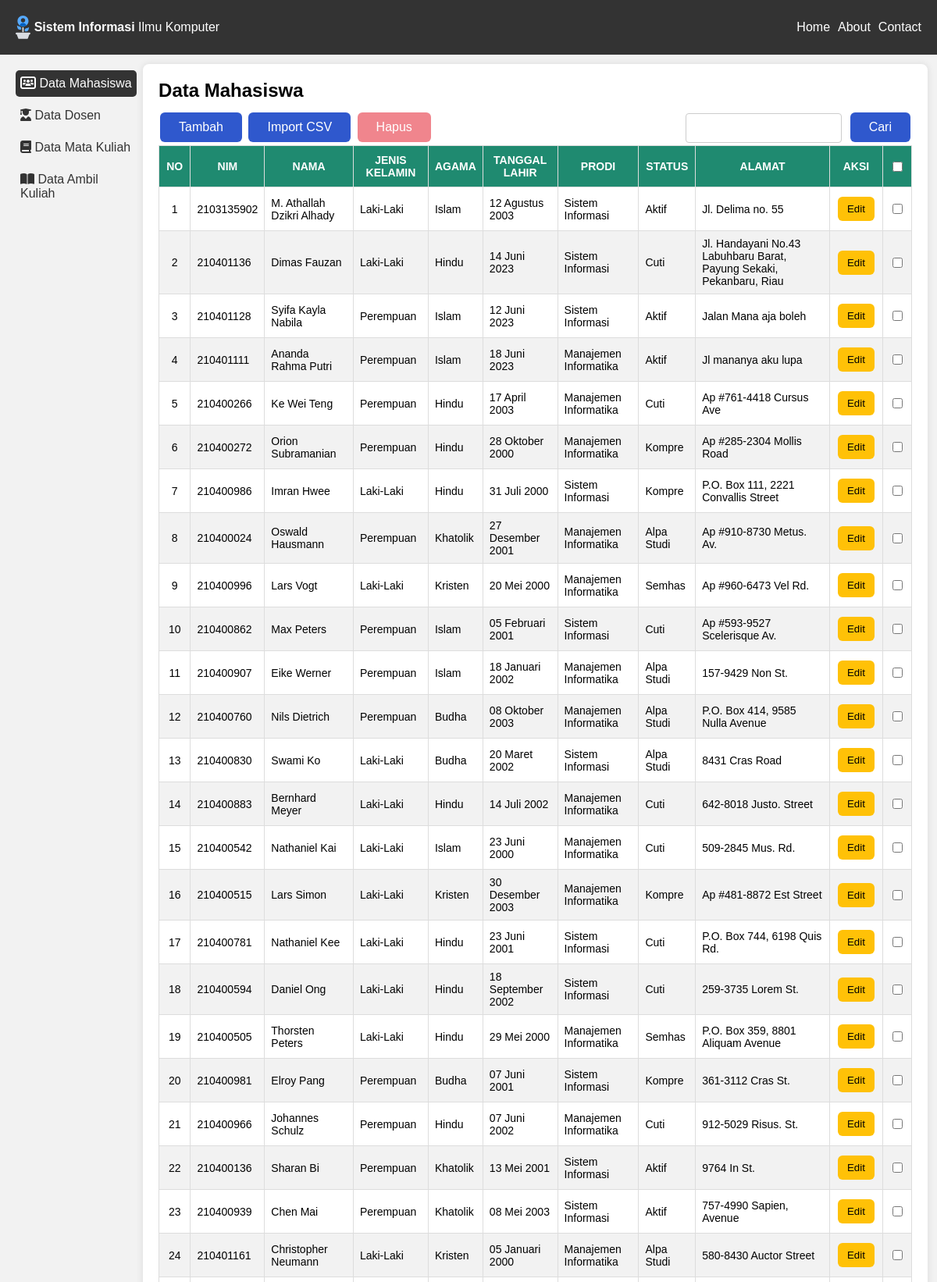
The page / (upper part) on the database its author committed.
### tables this page shows
CREATE TABLE `mhs_web` (
  `id_mahasiswa` int(11) NOT NULL,
  `nim` varchar(10) NOT NULL,
  `nama` varchar(100) NOT NULL,
  `jenis_kelamin` char(1) NOT NULL,
  `tanggal_lahir` date NOT NULL,
  `agama` char(1) NOT NULL,
  `prodi` varchar(6) NOT NULL,
  `status` char(1) NOT NULL,
  `alamat` varchar(100) NOT NULL
);

### function.php (called while the page is built, shortened)
<?php
include 'koneksi.php';
function tabel()
{
    global $kon;
    $mahasiswa = mysqli_query($kon, "SELECT * from mhs_web");
    return $mahasiswa;
}
function getMahasiswa()
{
    global $kon;
    $sql = "SELECT id_mahasiswa FROM mhs_web";
    $rows = mysqli_query($kon, $sql);
    return $rows->fetch_all();
}

### index.php (the view, shortened to what this page needs)
<?php
include 'function.php';
$resID = getMahasiswa();
$listID = ';';
for ($i = 0; $i < count($resID); $i++) {
    $listID = $listID . $resID[$i][0] . ';';
}
if (isset($_POST['search'])) {
    $mhs = tabelSearch('mhs_web', 'nama', $_POST['cari']);
} else {
    $mhs = tabel();
}
?>
<!DOCTYPE html>
<html>
<head>
    <link rel="stylesheet" type="text/css" href="style.css">
</head>
<body>
    <header>
        <div class="header-container">
            <div class="navbar-logo">
                <a href="index.php">
                    <img src="img/icon.svg" alt="logo">
                    <p><b>Sistem Informasi</b> Ilmu Komputer</p>
                </a>
            </div>
            <nav class="nav">
                <ul>
                    <li><a href="#">Home</a></li>
                    <li><a href="#">About</a></li>
                    <li><a href="#">Contact</a></li>
                </ul>
            </nav>
        </div>
    </header>
    <div class="container">
        <aside>
            <ul>
                <li><a href="index.php" class="active"><i class='fas fa-solid fa-users-rectangle'></i> Data Mahasiswa</a></li>
                <li><a href="dosen.php"><i class='fas fa-solid fa-user-graduate'></i> Data Dosen</a></li>
                <li><a href="matakuliah.php"><i class='fas fa-book'></i> Data Mata Kuliah</a></li>
                <li><a href="ambilkuliah.php"><i class='fas fa-book-open'></i> Data Ambil Kuliah</a></li>
            </ul>
        </aside>
        <main>
            <h2>Data Mahasiswa</h2>
            <form method="post" action="http://localhost/psibw/index.php">
                <div style="display: flex; justify-content: space-between;">
                    <div>
                        <button class="button" type="button" onclick="openModal()">Tambah</button>
                        <button class="button" type="button" onclick="openCSVModal()">Import CSV</button>
                        <button class="button-danger" id="hapus" name="hapus" disabled>Hapus</button>
                    </div>
                    <div>
                        <input type="text" style="padding:8px; height: 38px; margin-right:4px; width:200px" name="cari">
                        <button type="submit" name="search" class="button">Cari</button>
                    </div>
                </div>
                <table id="mhs">
                    <tr>
                        <th style="text-align: center;">NO</th>
                        <th style="text-align: center;">NIM</th>
                        <th style="text-align: center;">NAMA</th>
                        <th style="text-align: center;">JENIS KELAMIN</th>
                        <th style="text-align: center;">AGAMA</th>
                        <th style="text-align: center;">TANGGAL LAHIR</th>
                        <th style="text-align: center;">PRODI</th>
                        <th style="text-align: center;">STATUS</th>
                        <th style="text-align: center;">ALAMAT</th>
                        <th style="text-align: center;">AKSI</th>
                        <th style="text-align: center;"><input type="checkbox" id="deleteAll" onchange="handleChange(this,'<?php echo $listID; ?>')"></th>
                    </tr>
                    <tr>
                        <?php
                        $no = 1;
                        foreach ($mhs as $row) {
                            $jenis_kelamin = $row['jenis_kelamin'] == '0' ? 'Perempuan' : 'Laki-Laki';
                            echo "<tr>
                                <td style='text-align:center;'>$no</td>
                                <td>" . $row['nim'] . "</td><td>" . $row['nama'] . "</td><td>" . $jenis_kelamin . "</td>";
                            if ($row['agama'] == 1) {
                                $agama = 'Islam';
                            } else if ($row['agama'] == 2) {
                                $agama = 'Kristen';
                            } else if ($row['agama'] == 3) {
                                $agama = 'Khatolik';
                            } else if ($row['agama'] == 4) {
                                $agama = 'Hindu';
                            } else if ($row['agama'] == 5) {
                                $agama = 'Budha';
                            }
                            echo "<td>" . $agama . "</td>";
                            if ($row['prodi'] == "603125") {
                                $prodi = "Manajemen Informatika";
                            } else if ($row['prodi'] == "603124") {
                                $prodi = "Sistem Informasi";
                            }
                            $dateFormatter = datefmt_create(
                                'id-ID',
                                IntlDateFormatter::FULL,
                                IntlDateFormatter::FULL,
                                'Asia/Jakarta',
                                IntlDateFormatter::GREGORIAN,
                                'dd MMMM yyyy'
                            );
                            $tanggalLahir = $dateFormatter->format(new DateTime($row['tanggal_lahir']));
                            echo "<td>" . $tanggalLahir . "</td>";
                            echo "<td>" . $prodi . "</td>";
                            if ($row['status'] == 1) {
                                $status = 'Aktif';
                            } else if ($row['status'] == 2) {
                                $status = 'Cuti';
                            } else if ($row['status'] == 3) {
                                $status = 'Alpa Studi';
                            } else if ($row['status'] == 4) {
                                $status = 'Semhas';
                            } else if ($row['status'] == 5) {
                                $status = 'Kompre';
                            } else if ($row['status'] == 6) {
                                $status = 'Alumni';
                            }
                            echo "<td>$status</td><td>$row[alamat]</td>
                                <td style='text-align:center;'>
                                <button class=" . '"button-warning"' . " type='button' onclick='reqData(" . $row['id_mahasiswa'] . ")' data-mhs='" . $row['id_mahasiswa'] . "'>Edit</button>
                                </td>";
                            echo "<td style='text-align:center;'><input type='checkbox' id='delete' name='delete[]' onclick='EnableDisableButton(this, " . $row['id_mahasiswa'] . ")' value='" . $row['id_mahasiswa'] . "'></td>";
                            $no++;
                        }
                        ?>
                    </tr>
                </table>
            </form>
        </main>
    </div>
</body>
</html>

### style.css (style rules this page uses)
* { box-sizing: border-box; }
body, h1, h2, p, ul, li { margin: 0; padding: 0; }
body { font-family: Arial, sans-serif; background-color: #f2f2f2; }
.container { display: flex; min-height: 512px; margin: 12px; }
header { background-color: #333; color: #fff; padding: 20px; }
.header-container { display: flex; align-items: center; justify-content: space-between; color: rgb(5, 81, 223); }
.navbar-logo a { display: flex; align-items:center; color: white; text-decoration:none; }
.navbar-logo img { height: 30px; width: auto; margin-right:5px; }
nav ul { list-style: none; display: flex; }
nav ul li { margin-left: 10px; }
nav ul li a { color: #fff; text-decoration: none; }
aside { background-color: #f2f2f2; width: 250px; padding: 8px; flex-shrink: unset; }
aside ul { list-style: none; }
aside ul li { margin-bottom: 5px; }
aside ul li a { color: #333; text-decoration: none; padding: 8px 6px; width:100%; display:inline-block; margin-bottom:2px; border-radius:5px; }
aside ul li a.active { color: white; background-color: #333; }
main { flex-grow: 1; padding: 20px; background-color: #fff; border-radius: 8px; box-shadow: 0 0 10px rgba(0, 0, 0, 0.1); }
main h2 { margin-bottom: 10px; }
.button { font-family: Arial; background-color: #2f81cd; border: none; color: white; padding: 10px 14px; border-radius: 6px; text-align: center; text-decoration: none; display: inline-block; font-size: 16px; cursor: pointer; margin-bottom: 10px; }
#mhs { font-family: Arial, Helvetica, sans-serif; font-size: 14px; border-collapse: collapse; width: 100%; }
#mhs td, #mhs th { border: 1px solid #ddd; padding: 8px; }
#mhs tr:nth-child(even) { background-color: #f2f2f2; }
#mhs th { padding-top: 10px; padding-bottom: 10px; text-align: left; background-color: #1F8A70; color: white; }
input[type=text], select, textarea { width: 100%; padding: 12px; border: 1px solid #ccc; border-radius: 4px; resize: vertical; }
.button { font-family: Arial; background-color: #2F58CD; border: none; color: white; padding: 10px 24px; border-radius: 6px; text-align: center; text-decoration: none; display: inline-block; font-size: 16px; margin: 4px 2px; cursor: pointer; }
.button-warning { background-color: #ffc107; border: none; color: black; padding: 8px 12px; border-radius: 6px; text-align: center; text-decoration: none; display: inline-block; margin: 4px 2px; cursor: pointer; transition: all .35s ease-in-out; }
.button-danger { background-color: #dc3545; border: none; color: white; padding: 10px 24px; border-radius: 6px; text-align: center; text-decoration: none; display: inline-block; font-size: 16px; margin: 4px 2px; cursor: pointer; }
input[type=checkbox] { border-radius: 50%; }
.button-danger[disabled] { background-color: #f0858d; cursor:not-allowed; }

### rows shown on the page
mhs_web: nim "2103135902", nama "M. Athallah Dzikri Alhady", jenis_kelamin "Laki-Laki", agama "Islam", tanggal_lahir "12 Agustus 2003", prodi "Sistem Informasi", status "Aktif", alamat "Jl. Delima no. 55"
mhs_web: nim "210401136", nama "Dimas Fauzan", jenis_kelamin "Laki-Laki", agama "Hindu", tanggal_lahir "14 Juni 2023", prodi "Sistem Informasi", status "Cuti", alamat "Jl. Handayani No.43 Labuhbaru Barat, Payung Sekaki, Pekanbaru, Riau"
mhs_web: nim "210401128", nama "Syifa Kayla Nabila", jenis_kelamin "Perempuan", agama "Islam", tanggal_lahir "12 Juni 2023", prodi "Sistem Informasi", status "Aktif", alamat "Jalan Mana aja boleh"
mhs_web: nim "210401111", nama "Ananda Rahma Putri", jenis_kelamin "Perempuan", agama "Islam", tanggal_lahir "18 Juni 2023", prodi "Manajemen Informatika", status "Aktif", alamat "Jl mananya aku lupa"
mhs_web: nim "210400266", nama "Ke Wei Teng", jenis_kelamin "Perempuan", agama "Hindu", tanggal_lahir "17 April 2003", prodi "Manajemen Informatika", status "Cuti", alamat "Ap #761-4418 Cursus Ave"
mhs_web: nim "210400272", nama "Orion Subramanian", jenis_kelamin "Perempuan", agama "Hindu", tanggal_lahir "28 Oktober 2000", prodi "Manajemen Informatika", status "Kompre", alamat "Ap #285-2304 Mollis Road"
mhs_web: nim "210400986", nama "Imran Hwee", jenis_kelamin "Laki-Laki", agama "Hindu", tanggal_lahir "31 Juli 2000", prodi "Sistem Informasi", status "Kompre", alamat "P.O. Box 111, 2221 Convallis Street"
mhs_web: nim "210400024", nama "Oswald Hausmann", jenis_kelamin "Perempuan", agama "Khatolik", tanggal_lahir "27 Desember 2001", prodi "Manajemen Informatika", status "Alpa Studi", alamat "Ap #910-8730 Metus. Av."
mhs_web: nim "210400996", nama "Lars Vogt", jenis_kelamin "Laki-Laki", agama "Kristen", tanggal_lahir "20 Mei 2000", prodi "Manajemen Informatika", status "Semhas", alamat "Ap #960-6473 Vel Rd."
mhs_web: nim "210400862", nama "Max Peters", jenis_kelamin "Perempuan", agama "Islam", tanggal_lahir "05 Februari 2001", prodi "Sistem Informasi", status "Cuti", alamat "Ap #593-9527 Scelerisque Av."
mhs_web: nim "210400907", nama "Eike Werner", jenis_kelamin "Perempuan", agama "Islam", tanggal_lahir "18 Januari 2002", prodi "Manajemen Informatika", status "Alpa Studi", alamat "157-9429 Non St."
mhs_web: nim "210400760", nama "Nils Dietrich", jenis_kelamin "Perempuan", agama "Budha", tanggal_lahir "08 Oktober 2003", prodi "Manajemen Informatika", status "Alpa Studi", alamat "P.O. Box 414, 9585 Nulla Avenue"
mhs_web: nim "210400830", nama "Swami Ko", jenis_kelamin "Laki-Laki", agama "Budha", tanggal_lahir "20 Maret 2002", prodi "Sistem Informasi", status "Alpa Studi", alamat "8431 Cras Road"
mhs_web: nim "210400883", nama "Bernhard Meyer", jenis_kelamin "Laki-Laki", agama "Hindu", tanggal_lahir "14 Juli 2002", prodi "Manajemen Informatika", status "Cuti", alamat "642-8018 Justo. Street"
mhs_web: nim "210400542", nama "Nathaniel Kai", jenis_kelamin "Laki-Laki", agama "Islam", tanggal_lahir "23 Juni 2000", prodi "Manajemen Informatika", status "Cuti", alamat "509-2845 Mus. Rd."
mhs_web: nim "210400515", nama "Lars Simon", jenis_kelamin "Laki-Laki", agama "Kristen", tanggal_lahir "30 Desember 2003", prodi "Manajemen Informatika", status "Kompre", alamat "Ap #481-8872 Est Street"
mhs_web: nim "210400781", nama "Nathaniel Kee", jenis_kelamin "Laki-Laki", agama "Hindu", tanggal_lahir "23 Juni 2001", prodi "Sistem Informasi", status "Cuti", alamat "P.O. Box 744, 6198 Quis Rd."
mhs_web: nim "210400594", nama "Daniel Ong", jenis_kelamin "Laki-Laki", agama "Hindu", tanggal_lahir "18 September 2002", prodi "Sistem Informasi", status "Cuti", alamat "259-3735 Lorem St."
mhs_web: nim "210400505", nama "Thorsten Peters", jenis_kelamin "Laki-Laki", agama "Hindu", tanggal_lahir "29 Mei 2000", prodi "Manajemen Informatika", status "Semhas", alamat "P.O. Box 359, 8801 Aliquam Avenue"
mhs_web: nim "210400981", nama "Elroy Pang", jenis_kelamin "Perempuan", agama "Budha", tanggal_lahir "07 Juni 2001", prodi "Sistem Informasi", status "Kompre", alamat "361-3112 Cras St."
mhs_web: nim "210400966", nama "Johannes Schulz", jenis_kelamin "Perempuan", agama "Hindu", tanggal_lahir "07 Juni 2002", prodi "Manajemen Informatika", status "Cuti", alamat "912-5029 Risus. St."
mhs_web: nim "210400136", nama "Sharan Bi", jenis_kelamin "Perempuan", agama "Khatolik", tanggal_lahir "13 Mei 2001", prodi "Sistem Informasi", status "Aktif", alamat "9764 In St."
mhs_web: nim "210400939", nama "Chen Mai", jenis_kelamin "Perempuan", agama "Khatolik", tanggal_lahir "08 Mei 2003", prodi "Sistem Informasi", status "Aktif", alamat "757-4990 Sapien, Avenue"
mhs_web: nim "210401161", nama "Christopher Neumann", jenis_kelamin "Laki-Laki", agama "Kristen", tanggal_lahir "05 Januari 2000", prodi "Manajemen Informatika", status "Alpa Studi", alamat "580-8430 Auctor Street"
